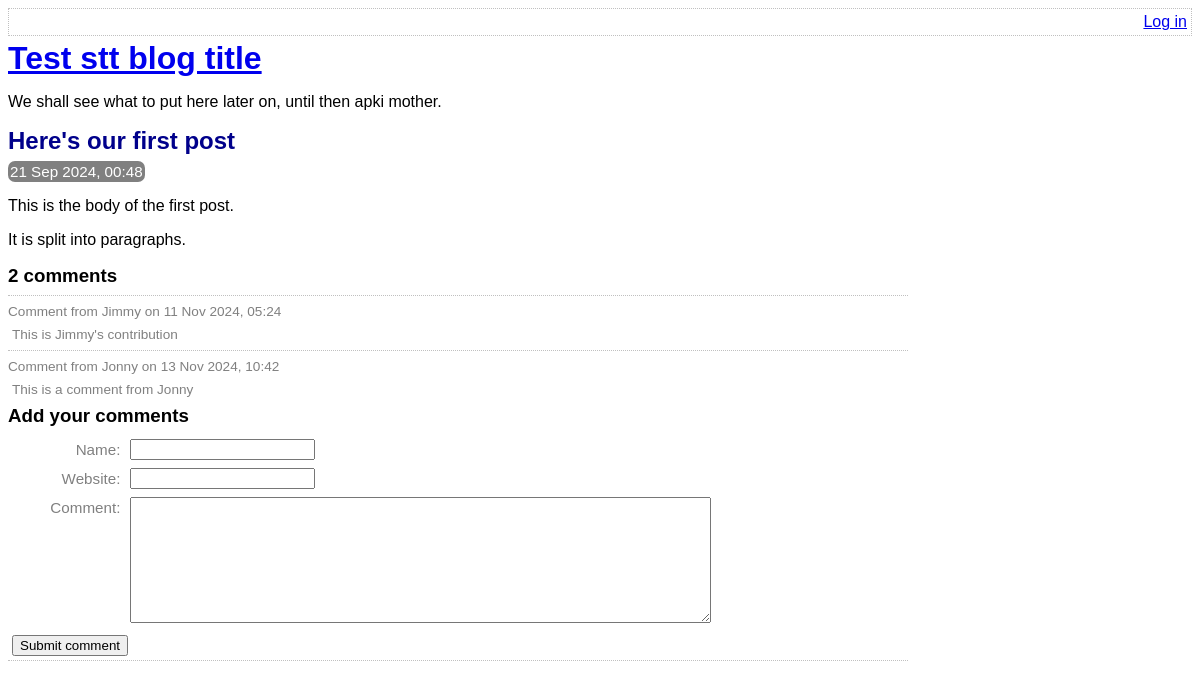
The app's page /view-post.php?post_id=1, older data.
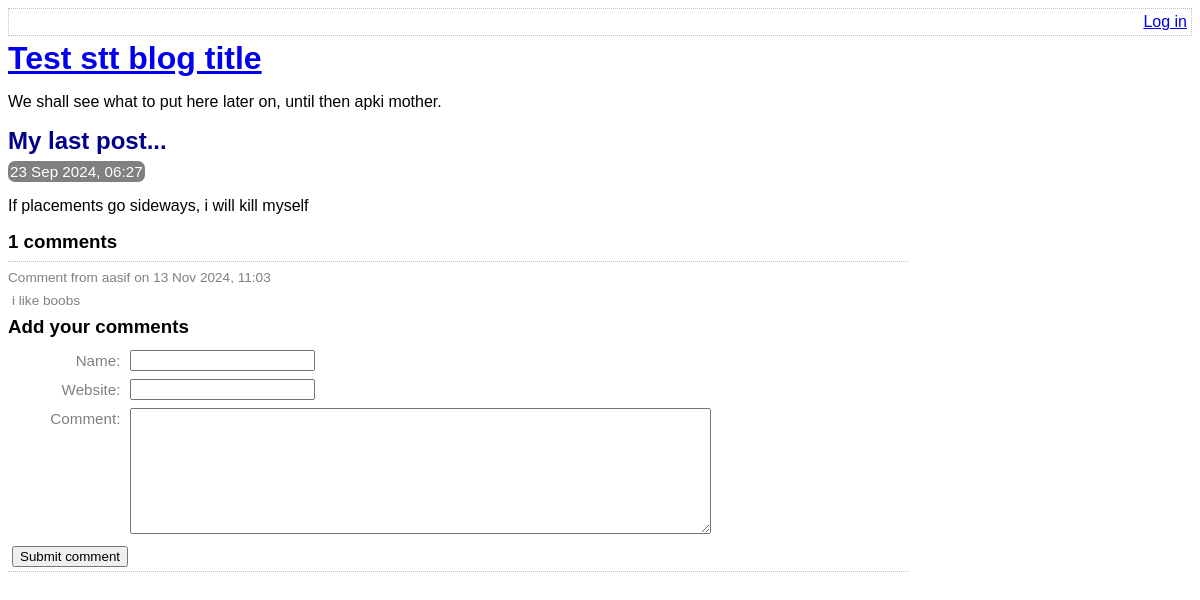
The same page, newer data.
### tables this page shows
CREATE TABLE post (
	id INTEGER PRIMARY KEY AUTOINCREMENT NOT NULL,
	title VARCHAR NOT NULL,
	body VARCHAR NOT NULL,
	user_id INTEGER NOT NULL,
	created_at VARCHAR NOT NULL,
	updated_at VARCHAR,
	FOREIGN KEY (user_id) REFERENCES user(id)
);

CREATE TABLE comment (
	id INTEGER PRIMARY KEY AUTOINCREMENT NOT NULL,
	post_id INTEGER NOT NULL,
	created_at VARCHAR NOT NULL,
	name VARCHAR NOT NULL,
	website VARCHAR,
	text VARCHAR NOT NULL,
	FOREIGN KEY (post_id) REFERENCES post(id)
);

### lib/view-post.php (called while the page is built, shortened)
<?php
function getPostRow(PDO $pdo, $postId)
{
    $stmt = $pdo->prepare(
        'SELECT
            title, created_at, body, (SELECT COUNT(*) FROM comment WHERE comment.post_id = post.id) comment_count
        FROM
            post
        WHERE
            id = :id'
    );
    $result = $stmt->execute(
        array('id' => $postId, )
    );
    $row = $stmt->fetch(PDO::FETCH_ASSOC);
    return $row;
}

### view-post.php (the view, shortened to what this page needs)
<?php
require_once 'lib/common.php';
require_once 'lib/view-post.php';
if (isset($_GET['post_id']))
{
    $postId = $_GET['post_id'];
}
else
{
    $postId = 0;
}
$pdo = getPDO();
$row = getPostRow($pdo, $postId);
$commentCount = $row['comment_count'];
?>
<!DOCTYPE html>
<html>
    <head>
        <?php require 'templates/head.php' ?>
    </head>
    <body>
        <?php require 'templates/title.php' ?>
        <div class="post">
            <h2>
                <?php echo htmlEscape($row['title']) ?>
            </h2>
            <div class="date">
                <?php echo convertSqlDate($row['created_at']) ?>
            </div>
            <?php echo convertNewlinesToParagraphs($row['body']) ?>
        </div>
        <?php require 'templates/list-comments.php'?>
        <?php require 'templates/comment-form.php' ?>
    </body>
</html>

### lib/common.php (shortened to what this page needs)
<?php
function getRootPath()
{
    return realpath(__DIR__ . '/..');
}
function getDatabasePath()
{
    return getRootPath() . '/data/data.sqlite';
}
function getDsn()
{
    return 'sqlite:' . getDatabasePath();
}
function getPDO()
{
    $pdo = new PDO(getDsn());
    return $pdo;
}
function htmlEscape($html)
{
    return htmlspecialchars($html, ENT_HTML5, 'UTF-8');
}
function convertSqlDate($sqlDate)
{
    $date = DateTime::createFromFormat('Y-m-d H:i:s', $sqlDate);
    return $date->format('d M Y, H:i');
}
function convertNewlinesToParagraphs($text)
{
    $escaped = htmlEscape($text);
    return '<p>' . str_replace("\n", "</p><p>", $escaped) . '</p>';
}
function getCommentsForPost(PDO $pdo, $postId)
{
    $pdo = getPDO();
    $sql = "
        SELECT
            id, name, text, created_at, website
        FROM
            comment
        WHERE
            post_id = :post_id
    ";
    $stmt = $pdo->prepare($sql);
    $stmt->execute(
        array('post_id' => $postId, )
    );
    return $stmt->fetchAll(PDO::FETCH_ASSOC);
}

### templates/list-comments.php (shortened to what this page needs)
<form
    method="post"
    class="comment-list"
    action="view-post.php?action=delete-comment&amp;post_id=<?php echo $postId ?>&amp;"
>
    <h3><?php echo $commentCount ?> comments</h3>
    <?php foreach (getCommentsForPost($pdo, $postId) as $comment): ?>
    <div class="comment">
        <div class="comment-meta">
            Comment from
            <?php echo htmlEscape($comment['name']) ?> on <?php echo convertSqlDate($comment['created_at']) ?>
        <div class="comment-body">
            <?php echo convertNewlinesToParagraphs($comment['text']) ?>
        </div>
    </div>
    <?php endforeach ?>
</form>

Row changes from the older to the newer data that the page shows:
removed comment: name "Jimmy", created_at "11 Nov 2024, 05:24", text "This is Jimmy's contribution"
removed comment: name "Jonny", created_at "13 Nov 2024, 10:42", text "This is a comment from Jonny"
changed post: title "Here's our first post" → "My last post..."; created_at "21 Sep 2024, 00:48" → "23 Sep 2024, 06:27"; body "This is the body of the first post. It is split into paragraphs." → "If placements go sideways, i will kill myself"
added comment: name "aasif", created_at "13 Nov 2024, 11:03", text "i like boobs"
Text that changed along with them:
$commentCount: "2" → "1"
